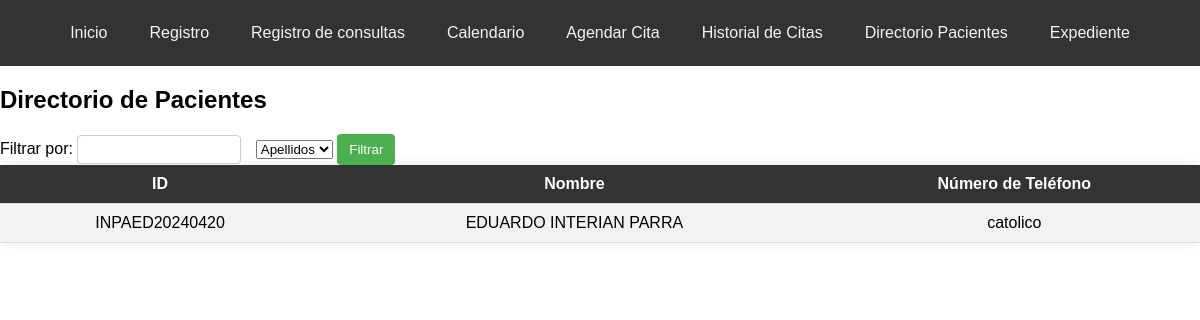
The page /directorio_pacientes on the database as committed earlier.
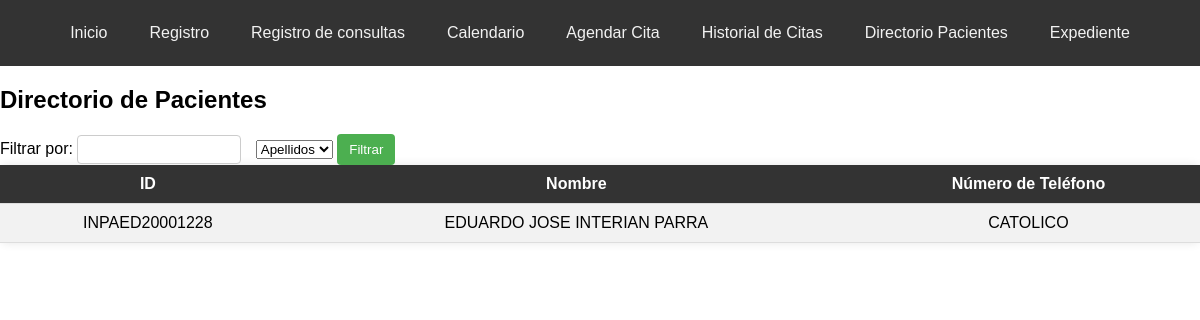
The same page on the database as committed later.
### tables this page shows
CREATE TABLE pacientes (
                    id_paciente TEXT PRIMARY KEY,
                    primer_apellido TEXT NOT NULL,
                    segundo_apellido TEXT NOT NULL,
                    nombres TEXT NOT NULL,
                    fecha_nacimiento TEXT NOT NULL,
                    religion TEXT NOT NULL,
                    escolaridad TEXT NOT NULL,
                    ocupacion TEXT NOT NULL,
                    estado_civil TEXT NOT NULL,
                    servicio_salud TEXT NOT NULL,
                    celular TEXT NOT NULL,
                    turno TEXT NOT NULL,
                    genero TEXT NOT NULL,
                    peso REAL NOT NULL,
                    altura REAL NOT NULL,
                    imc REAL NOT NULL,
                    fecha_registro TEXT NOT NULL,
                    registrado_por TEXT NOT NULL
                );

### app.py (the view, shortened to what this page needs)
@app.route('/directorio_pacientes', methods=['GET', 'POST'])
def directorio_pacientes():
    with get_db_connection() as connection:
        cursor = connection.cursor()
        cursor.execute("SELECT * FROM pacientes")
        pacientes = cursor.fetchall()
    return render_template('directorio_pacientes.html', pacientes=pacientes)

### app.py (called while the page is built)
def get_db_connection():
    return sqlite3.connect('nutricion_consulta.db')

### templates/directorio_pacientes.html (shortened to what this page needs)
<!DOCTYPE html>
<html lang="es">
<head>
</head>
<body>
    <div class="navbar">
        <a href="/">Inicio</a>
        <a href="/registro">Registro</a>
        <a href="/consultar">Registro de consultas</a>
        <a href="/options">Calendario</a>
        <a href="/agendar_cita">Agendar Cita</a>
        <a href="/historial_citas">Historial de Citas</a>
        <a href="/directorio_pacientes">Directorio Pacientes</a>
        <a href="/crear_expediente">Expediente</a>
    </div>
<h2>Directorio de Pacientes</h2>
<form action="/filtro_pacientes" method="POST">
    <label for="filter_text">Filtrar por:</label>
    <input type="text" id="filter_text" name="filter_text" required>
    <select name="filter_by" id="filter_by" required>
        <option value="apellidos">Apellidos</option>
    </select>
    <input type="submit" value="Filtrar">
</form>
<table>
    <tr>
        <th>ID</th>
        <th>Nombre</th>
        <th>Número de Teléfono</th>
    </tr>
    {% for paciente in pacientes %}
    <tr>
        <td>{{ paciente[0] }}</td>
        <td>{{ paciente[3] }} {{ paciente[1] }} {{ paciente[2] }}</td>
        <td>{{ paciente[5] }}</td>
    </tr>
    {% endfor %}
</table>
</body>
</html>

### templates/directorio_pacientes.html (style rules this page uses)
body { font-family: Arial, sans-serif; margin: 0; padding: 0; background-image: url('https://img.freepik.com/vector-gratis/fondo-frutas-verduras_23-2148485148.jpg?w=740&t=st=1713248651~exp=1713249251~hmac=30e168e9f2d449c4894d64a9e7ff69ce1449d8aca24ba3c0d846298490ca6041'); background-size: cover; background-position: center; background-repeat: no-repeat; }
.navbar { overflow: hidden; background-color: #333; display: flex; justify-content: center; padding: 10px 0; }
.navbar a { color: #f2f2f2; text-align: center; padding: 14px 16px; text-decoration: none; transition: background-color 0.3s ease; border-radius: 5px; margin: 0 5px; }
table { width: 100%; border-collapse: collapse; margin-bottom: 20px; background-color: #fff; border-radius: 8px; box-shadow: 0 0 10px rgba(0, 0, 0, 0.1); }
th, td { padding: 10px; text-align: center; border-bottom: 1px solid #ddd; transition: background-color 0.3s; }
th { background-color: #333; color: #ffffff; }
tr:nth-child(even) { background-color: #f2f2f2; }
tr:nth-child(odd) { background-color: #e6e6e6; }
input[type="text"], input[type="number"] { width: 150px; padding: 6px; margin-right: 10px; border-radius: 4px; border: 1px solid #ccc; }
input[type="submit"] { background-color: #4CAF50; color: white; border: none; padding: 8px 12px; border-radius: 4px; cursor: pointer; }

Rows that differ between the two databases and show on the page:
removed pacientes: id_paciente "INPAED20240420", nombres "EDUARDO", primer_apellido "INTERIAN", segundo_apellido "PARRA", religion "catolico"
added pacientes: id_paciente "INPAED20001228", nombres "EDUARDO JOSE", primer_apellido "INTERIAN", segundo_apellido "PARRA", religion "CATOLICO"
